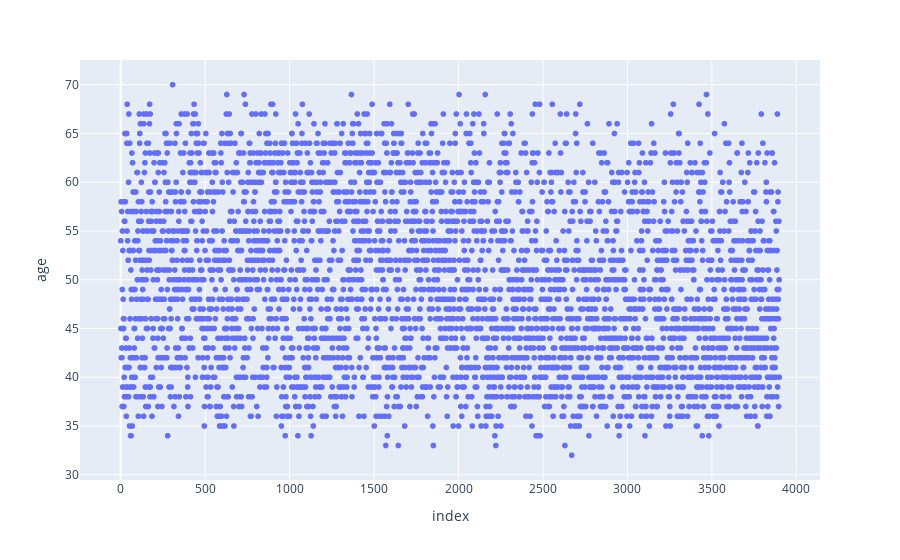

This figure's notebook cell:
### Code cell
fig = px.scatter(df, y = 'age')
fig.show()

### Figure 1 — Plotly figure (JSON) as saved in the notebook; plotly's stock layout.template omitted (floating-point values rounded to 4 significant figures; data arrays with more than 128 entries replaced by an {"elided": "..."} marker saying what was removed)
{"data": [{"hovertemplate": "index=%{x}<br>age=%{y}<extra></extra>", "legendgroup": "", "marker": {"color": "#636efa", "symbol": "circle"}, "mode": "markers", "name": "", "showlegend": false, "type": "scattergl", "x": {"elided": "3900 int values"}, "xaxis": "x", "y": {"elided": "3900 int values"}, "yaxis": "y"}], "layout": {"legend": {"tracegroupgap": 0}, "margin": {"t": 60}, "xaxis": {"anchor": "y", "domain": [0, 1], "title": {"text": "index"}}, "yaxis": {"anchor": "x", "domain": [0, 1], "title": {"text": "age"}}}}
